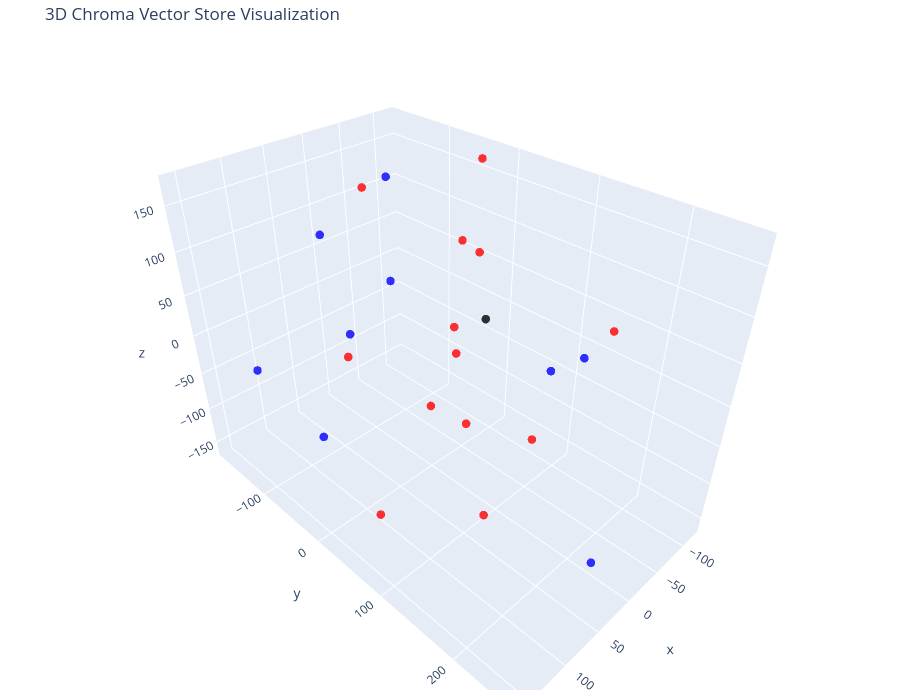

Notebook code cell kept with this figure:
### Code cell
# Let's try 3D!
tsne = TSNE(n_components=3, random_state=42, perplexity=5)
reduced_vectors = tsne.fit_transform(vectors)

# Create the 3D scatter plot
fig = go.Figure(data=[go.Scatter3d(
    x=reduced_vectors[:, 0],
    y=reduced_vectors[:, 1],
    z=reduced_vectors[:, 2],
    mode='markers',
    marker=dict(size=5, color=colors, opacity=0.8),
    text=[f"Type: {t}<br>Text: {d[:100]}..." for t, d in zip(doc_types, documents)],
    hoverinfo='text'
)])

fig.update_layout(
    title='3D Chroma Vector Store Visualization',
    scene=dict(xaxis_title='x', yaxis_title='y', zaxis_title='z'),
    width=900,
    height=700,
    margin=dict(r=20, b=10, l=10, t=40)
)

fig.show()

### Figure 1 — Plotly figure (JSON) as saved in the notebook; plotly's stock layout.template omitted (floating-point values rounded to 4 significant figures)
{"data": [{"hoverinfo": "text", "marker": {"color": ["red", "blue", "blue", "red", "red", "red", "red", "red", "red", "red", "blue", "red", "blue", "blue", "blue", "red", "blue", "blue", "red", "blue", "red", "red", "black"], "opacity": 0.8, "size": 5}, "mode": "markers", "text": ["Type: down<br>Text: - Китай активно продвигает юань, пока доллар теряет влияние\n- Доллар пытается восстановить позиции; ...", "Type: up<br>Text: - Доллар достиг 3-летнего минимума на фоне конфликта Трампа и Пауэлла\n- ИИ готов убить человека при ...", "Type: up<br>Text: - Reed's Inc на конференции Small Cap Growth: стратегический рост и инновации\n- Акции American Outdo...", "Type: down<br>Text: - Фьючерсы на природный газ подорожали во время американской сессии\n- Стресс-тест ФРС показал, что к...", "Type: down<br>Text: - Акции Life360 достигли исторического максимума в $65,83\n- Binance приостановит ввод и вывод активо...", "Type: down<br>Text: - Акции IHS Holding достигли 52-недельного максимума в $6,30\n- Акции MannKind Corp достигли 52-недел...", "Type: down<br>Text: - Криптовалюта Cardano подросла на 10% в бычьей торговле в ралли\n- American Shared Hospital Services...", "Type: down<br>Text: - Генеральный директор UiPath Динес продал акции PATH на сумму $585 тыс.\n- Nuvve Holding Corp. заклю...", "Type: down<br>Text: - Фьючерсы на золото подорожали в ходе американских торгов\n- Рынок акций  Бразилии закрылся ростом, ...", "Type: down<br>Text: - William Blair понизил рейтинг акций Jasper Therapeutics из-за неудач в испытаниях препарата\n- Citi...", "Type: up<br>Text: - Tether хранит золотой запас на $8 млрд в швейцарском хранилище\n- Фьючерсы на природный газ подешев...", "Type: down<br>Text: - OpenAI готовится запустить ИИ-браузер для конкуренции с Google Chrome\n- Исполнительный директор Ka...", "Type: up<br>Text: - Директор Travel & Leisure Co продает акции TNL на сумму $1,19 млн\n- Фьючерсы на природный газ подо...", "Type: up<br>Text: - Kraft Heinz планирует разделение и выделение бакалейного бизнеса\n- Акции Tutor Perini Corp достигл...", "Type: up<br>Text: - Saba Capital продает акции Blackrock California (BFZ) на сумму $309 663\n- Суд отклонил иск к Dolce...", "Type: down<br>Text: - Citi подтверждает рейтинг \"Покупать\" для акций EQT после заключения крупной сделки по поставке газ...", "Type: up<br>Text: - Генеральный директор RB Global Кесслер продал акции на сумму $5,02 млн\n- CrowdStrike расширяет пар...", "Type: up<br>Text: - Mizuho повышает целевую цену акций Evergy до $74 на фоне урегулирования в Канзасе\n- Mizuho Securit...", "Type: down<br>Text: - Baird повышает целевую цену акций Danaher до $226 на фоне силы биотехнологического сектора\n- Citi ...", "Type: up<br>Text: - JPM добавляет Dollar Tree в свой фокус-лист благодаря росту и улучшению маржи\n- Профессор Нью-Йорк...", "Type: down<br>Text: - Century Aluminum закрывает выпуск обеспеченных облигаций на сумму $400 миллионов\n- Vertical Resear...", "Type: down<br>Text: - Wolfe Research подтверждает рейтинг акций GE Vernova на уровне Peerperform\n- Wolfe Research повыша...", "Type: current<br>Text: - Sensient Technologies во 2 квартале 2025 года: рост EPS на 20,8% благодаря сегменту цветовых решен..."], "type": "scatter3d", "x": [15.68, 80.74, 59.74, 59.17, -107.7, -62.99, 101.3, -8.023, -102.7, -19.91, -35.48, 31.06, 46.81, -83.79, 158.6, 12.72, -39.62, 120.0, 10.65, -102.2, -120.2, 22.55, -105.0], "y": [-78.99, -65.34, 262.2, 135.1, -57.96, 95.64, 24.81, 27.0, -26.61, -173.3, 168.1, 82.64, -76.12, 97.55, 19.27, 77.81, -106.5, -155.2, 10.61, -180.2, -78.4, 229.4, -16.3], "z": [158.3, 134.0, -75.77, -110.4, 65.12, -110.0, -159.8, 32.15, 170.4, -108.7, 49.35, -39.89, 1.251, -25.77, -18.5, 142.8, 20.5, -49.8, -68.82, 107.6, -105.9, 133.0, -20.03]}], "layout": {"height": 700, "margin": {"b": 10, "l": 10, "r": 20, "t": 40}, "scene": {"xaxis": {"title": {"text": "x"}}, "yaxis": {"title": {"text": "y"}}, "zaxis": {"title": {"text": "z"}}}, "title": {"text": "3D Chroma Vector Store Visualization"}, "width": 900}}
